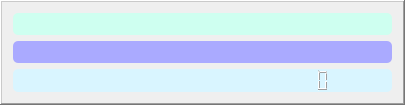
        <widget class="QFrame" name="displayFrame">
         <property name="styleSheet">
          <string notr="true">
QLineEdit{
border-radius: 5px;
}

QLCDNumber{
border-radius: 5px;
}</string>
         </property>
         <property name="frameShape">
          <enum>QFrame::Shape::WinPanel</enum>
         </property>
         <property name="frameShadow">
          <enum>QFrame::Shadow::Raised</enum>
         </property>
         <layout class="QVBoxLayout" name="verticalLayout">
          <item>
           <widget class="QLineEdit" name="input_display">
            <property name="enabled">
             <bool>false</bool>
            </property>
            <property name="minimumSize">
             <size>
              <width>379</width>
              <height>22</height>
             </size>
            </property>
            <property name="maximumSize">
             <size>
              <width>16777215</width>
              <height>16777215</height>
             </size>
            </property>
            <property name="font">
             <font>
              <pointsize>10</pointsize>
              <bold>true</bold>
             </font>
            </property>
            <property name="styleSheet">
             <string notr="true">
background-color: rgb(206, 255, 240);</string>
            </property>
           </widget>
          </item>
          <item>
           <widget class="QLineEdit" name="number_input">
            <property name="enabled">
             <bool>true</bool>
            </property>
            <property name="minimumSize">
             <size>
              <width>379</width>
              <height>22</height>
             </size>
            </property>
            <property name="maximumSize">
             <size>
              <width>16777215</width>
              <height>16777215</height>
             </size>
            </property>
            <property name="font">
             <font>
              <pointsize>10</pointsize>
              <bold>true</bold>
             </font>
            </property>
            <property name="styleSheet">
             <string notr="true">background-color: rgb(170, 170, 255);</string>
            </property>
            <property name="text">
             <string/>
            </property>
           </widget>
          </item>
          <item>
           <widget class="QLCDNumber" name="result_display">
            <property name="minimumSize">
             <size>
              <width>331</width>
              <height>23</height>
             </size>
            </property>
            <property name="maximumSize">
             <size>
              <width>16777215</width>
              <height>23</height>
             </size>
            </property>
            <property name="font">
             <font>
              <family>Times New Roman</family>
              <pointsize>10</pointsize>
              <italic>false</italic>
              <bold>true</bold>
             </font>
            </property>
            <property name="styleSheet">
             <string notr="true">background-color: rgb(217, 245, 255);
font: 700 10pt &quot;Times New Roman&quot;;</string>
            </property>
            <property name="frameShape">
             <enum>QFrame::Shape::WinPanel</enum>
            </property>
            <property name="lineWidth">
             <number>0</number>
            </property>
            <property name="midLineWidth">
             <number>10</number>
            </property>
            <property name="digitCount">
             <number>25</number>
            </property>
            <property name="value" stdset="0">
             <double>0.000000000000000</double>
            </property>
           </widget>
          </item>
         </layout>
        </widget>
